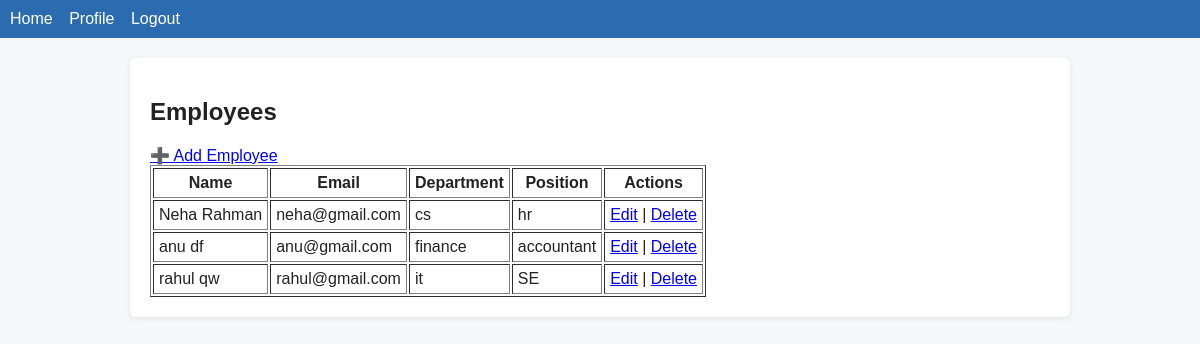
Screenshot of /employees/ (signed in) with the database file from the repository.
### core/models.py (models this page shows)
class Employee(models.Model):
    first_name = models.CharField(max_length=100, null=True, blank=True)
    last_name = models.CharField(max_length=100, null=True, blank=True)
    email = models.EmailField(unique=True, null=True, blank=True)
    department = models.CharField(max_length=100, blank=True, null=True)
    position = models.CharField(max_length=100, blank=True, null=True)

### core/views.py (the view)
# urls.py: path("employees/", views.employee_list, name="employee_list"),
@login_required
def employee_list(request):
    employees = Employee.objects.all()
    return render(request, "core/employee_list.html", {"employees": employees})

### core/templates/core/employee_list.html
{% extends "core/base.html" %}
{% block content %}
<h2>Employees</h2>
<a href="{% url 'core:employee_create' %}">➕ Add Employee</a>
<table border="1" cellpadding="5">
  <tr>
    <th>Name</th><th>Email</th><th>Department</th><th>Position</th><th>Actions</th>
  </tr>
  {% for emp in employees %}
  <tr>
    <td>{{ emp.first_name }} {{ emp.last_name }}</td>
    <td>{{ emp.email }}</td>
    <td>{{ emp.department }}</td>
    <td>{{ emp.position }}</td>
    <td>
      <a href="{% url 'core:employee_update' emp.id %}">Edit</a> |
      <a href="{% url 'core:employee_delete' emp.id %}">Delete</a>
    </td>
  </tr>
  {% empty %}
  <tr><td colspan="5">No employees yet</td></tr>
  {% endfor %}
</table>
{% endblock %}

### core/templates/core/base.html (shortened to what this page needs)
<!doctype html>
<html lang="en">
<head>
    {% load static %}
  <link rel="stylesheet" href="{% static 'core/css/styles.css' %}">
</head>
<body>
  <nav class="nav">
    <a href="{% url 'core:home' %}">Home</a>
    {% if user.is_authenticated %}
      <a href="{% url 'core:profile' %}">Profile</a>
      <a href="{% url 'core:logout' %}">Logout</a>
    {% else %}
      <a href="{% url 'core:login' %}">Login</a>
      <a href="{% url 'core:register' %}">Register</a>
    {% endif %}
  </nav>
  <main class="container">
    {% block content %}{% endblock %}
  </main>
</body>
</html>

### core/static/core/css/styles.css (style rules this page uses)
body { font-family: Arial, sans-serif; margin: 0; padding: 0; background:#f5f7fa; color:#222; }
.nav { background: #2b6cb0; padding: 10px; color: white; }
.nav a { color: white; margin-right: 12px; text-decoration: none; }
.container { padding: 20px; max-width: 900px; margin: 20px auto; background: white; border-radius: 6px; box-shadow: 0 2px 6px rgba(0,0,0,0.08); }

### rows the page displays
Employee: first_name "Neha", last_name "Rahman", email "neha@gmail.com", department "cs", position "hr"
Employee: first_name "anu", last_name "df", email "anu@gmail.com", department "finance", position "accountant"
Employee: first_name "rahul", last_name "qw", email "rahul@gmail.com", department "it", position "SE"
